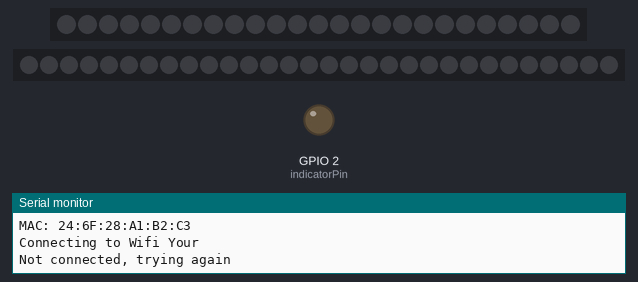
The program below on a simulated ESP8266 (NodeMCU). Parts: 25 RGB LEDs in strip order, left to right, 30 RGB LEDs in strip order, left to right, output pins drawn as LEDs (lit = HIGH), the last lines printed to the serial monitor. WiFi joins after 1.5 s; servers stay silent unless stated.

Above: at 0.1 s.
At 0.6 s:
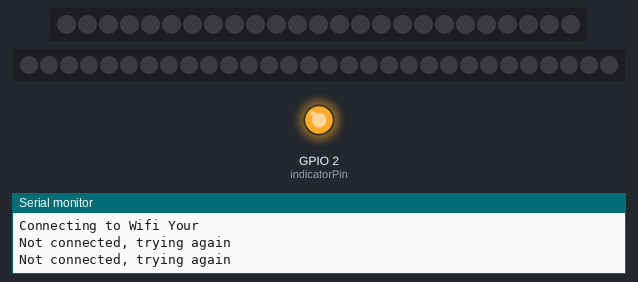
Timing chart, 0 to 2.5 s (numbered marks = the images above):
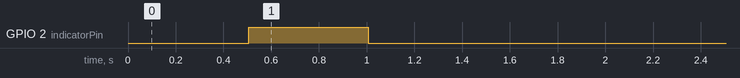

The program:

main.cpp
```cpp
#include <Adafruit_NeoPixel.h>
#include <Arduino.h>
#include <ESP8266WiFi.h>
#include <WiFiUdp.h>

#include <config.hpp>

WiFiUDP Udp;

uint8_t packetSize = 0;
uint8_t packetBuffer[0x0FF];

static const uint8_t indicatorPin = 2;

static void setupIndicator() {
  pinMode(indicatorPin, OUTPUT);
  digitalWrite(indicatorPin, LOW);
}

static void toggleIndicator() {
  static bool indicatorPinState = false;
  digitalWrite(indicatorPin, indicatorPinState);
  indicatorPinState = !indicatorPinState;
}

static void constructHostname(const char *prefix, char *hostnameBuffer,
                              size_t bufferSize) {
  strlcpy(hostnameBuffer, prefix, bufferSize);
  uint32_t chipId = ESP.getChipId();

  char chipIdAsHex[10];
  snprintf(chipIdAsHex, sizeof(chipIdAsHex), "%0X", chipId);

  strlcat(hostnameBuffer, " ", bufferSize);
  strlcat(hostnameBuffer, chipIdAsHex, bufferSize);
}

void setupWifi() {
  char hostname[32];
  constructHostname(devicename, hostname, sizeof(hostname));
  Serial.print(F("Hostname:"));
  Serial.println(hostname);
  Serial.print(F("MAC: "));
  Serial.println(WiFi.macAddress());
  Serial.print(F("Connecting to Wifi "));
  Serial.println(ssid);

  WiFi.mode(WIFI_STA);
  WiFi.hostname(hostname);
  WiFi.begin(ssid, password);

  while (WiFi.status() != WL_CONNECTED) {
    toggleIndicator();
    Serial.print(F("Not connected, trying again\n"));
    delay(500);
  }
  Serial.print(F("Connected!\n"));
  Serial.print(F("IP: "));
  Serial.println(WiFi.localIP());
}

void setupUdpSocket() {
  Serial.print(F("Listening for Datagrams on Port "));
  Serial.println(udpPort);
  Udp.begin(udpPort);
}

bool readUdpPacket() {
  packetSize = Udp.parsePacket();
  if (packetSize > 0) {
    if (debugCommunication) {
      Serial.print(F("Received Datagram of "));
      Serial.print(packetSize);
      Serial.println(F(" bytes"));
    }

    // read the packet into packetBufffer
    packetSize = Udp.read(packetBuffer, sizeof(packetBuffer));

    if (debugCommunication) {
      Serial.print(F("Contents:"));
      for (int i = 0; i < packetSize; i++) {
        Serial.printf(" %02X", packetBuffer[i]);
      }
      Serial.println(F("."));
    }
  }

  return packetSize > 0;
}

void setColors(uint8_t stripIndex) {
  uint8_t numPixelsInPacket = (packetSize - 1) / 3;
  uint16_t numLeds = ledStrips[stripIndex].numPixels();
  uint8_t numPixels = numPixelsInPacket < numLeds ? numPixelsInPacket : numLeds;

  if (debugCommunication) {
    Serial.println("setColors");
    Serial.printf("  numPixelsInPacket = %u\n", numPixelsInPacket);
    Serial.printf("  numPixelsInPacket = %u\n", numPixelsInPacket);
    Serial.printf("  numLeds = %u\n", numLeds);
    Serial.printf("  numPixels = %u\n", numPixels);
  }

  // TODO check if buffer size does match
  for (size_t i = 0; i < numPixels; i++) {
    uint8_t offset = i * 3 + 1;
    if (debugCommunication) {
      Serial.printf("    pixel %u\n", i);
      Serial.printf("    offset = %u\n", offset);
    }

    uint8_t r = packetBuffer[offset + 0];
    uint8_t g = packetBuffer[offset + 1];
    uint8_t b = packetBuffer[offset + 2];

    if (debugCommunication) {
      Serial.printf("    RGB %X %X %X\n", r, g, b);
    }
    ledStrips[stripIndex].setPixelColor(i, r, g, b);
  }
}

void processCommand() {
  Serial.print(F("Executing Command "));
  uint8_t command = packetBuffer[0];
  Serial.printf("%02X\n", command);
  if (command == 0x00) { // Black Out
    Serial.println(F("Black Out"));
    for (uint8_t stripIndex = 0; stripIndex < numStrips; stripIndex++) {
      ledStrips[stripIndex].clear();
      ledStrips[stripIndex].show();
    }
  } else if (command >= 0x01 && command <= 0x09) { // Set Colors
    uint8_t stripIndex = command - 0x01;
    Serial.print(F("Set Colors for Strip "));
    Serial.println(stripIndex);
    setColors(stripIndex);
  } else if (command >= 0x11 && command <= 0x19) { // Set Colors Immediate
    uint8_t stripIndex = command - 0x11;
    Serial.print(F("Set Colors Immediate for Strip "));
    Serial.println(stripIndex);
    setColors(stripIndex);
    ledStrips[stripIndex].show();
  } else if (command == 0xFF) { // Show
    Serial.println(F("Show"));
    for (uint8_t stripIndex = 0; stripIndex < numStrips; stripIndex++) {
      ledStrips[stripIndex].show();
    }
  }
}

void setupLeds() {
  Serial.println(F("Setting up LED-Strips"));
  for (uint8_t stripIndex = 0; stripIndex < numStrips; stripIndex++) {
    ledStrips[stripIndex].begin();
  }
}

void setup() {
  Serial.begin(115200);
  Serial.print(F("\n\n\n"));

  setupIndicator();
  setupLeds();
  setupWifi();
  setupUdpSocket();
}

void loop() {
  if (readUdpPacket()) {
    toggleIndicator();
    processCommand();
  }
}
```

config_example.hpp
```cpp
#include <Arduino.h>

static const int16_t udpPort = 5555;

Adafruit_NeoPixel ledStrips[] = {
    /* Switch-Schrank */
    Adafruit_NeoPixel(25, 13, NEO_GRB + NEO_KHZ800),

    /* Fernseher */
    Adafruit_NeoPixel(30, 12, NEO_GRB + NEO_KHZ800)

    /* EOF */
};
static const uint8_t numStrips = sizeof(ledStrips) / sizeof(*ledStrips);

static const bool debugCommunication = false;

static const char devicename[] = "Blinky";
static const char ssid[] = "Your";
static const char password[] = "WLan";
```
